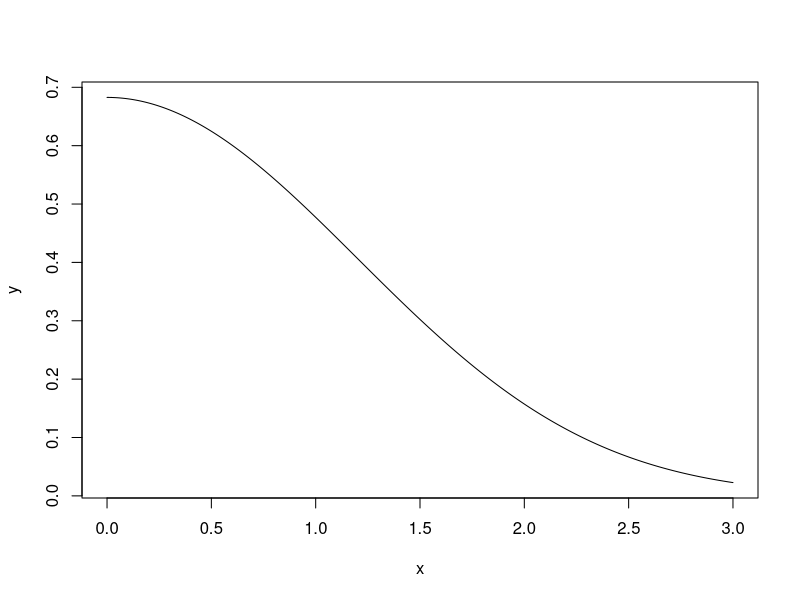
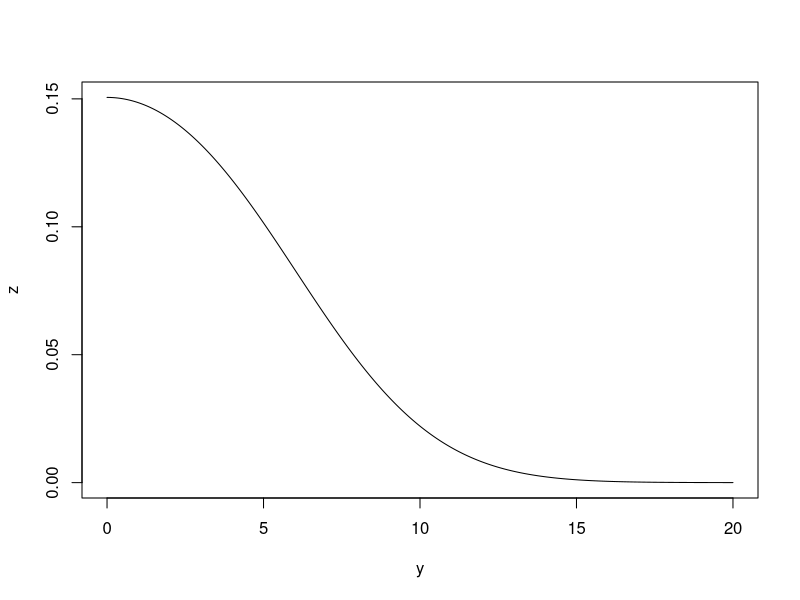
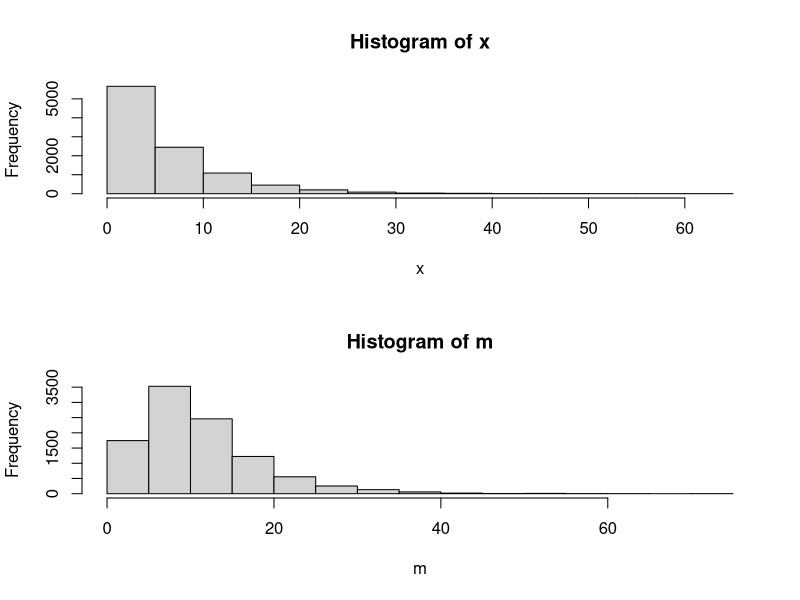

The R source for these figures, in order:
## ---- chunk 1
(1-exp(-9/2))-(1-exp(-1/2))
## ---- chunk 2
sqrt(-2*log(1-1/4))
## ---- chunk 3
sqrt(-2*log(1-2/4))
## ---- chunk 4
sqrt(-2*log(1-3/4))
## ---- chunk 5
x <- seq(0, 3, length=1000)
y <- pnorm(1+x)-pnorm(x-1)
plot(x, y, type="l", lwd=1)
## ---- chunk 6
y <- seq(0, 20, length=1000)
z<-(dnorm((y-1)/2,mean=1,sd=2)+dnorm((-y-1)/2,mean=1,sd=2))/2
plot(y, z, type="l", lwd=1)
## ---- chunk 7
x<- rexp(10000,1/6)
y<- rexp(10000,1/6)
z<- rexp(10000,1/6)
m<- pmax(x,y,z)

par(mfrow=c(2,1))
hist(x)
hist(m)
mean(m)
## ---- chunk 8
1-pexp(15000,rate=10^-4)
## ---- chunk 9
1-pexp(15000,rate=10^-4)
